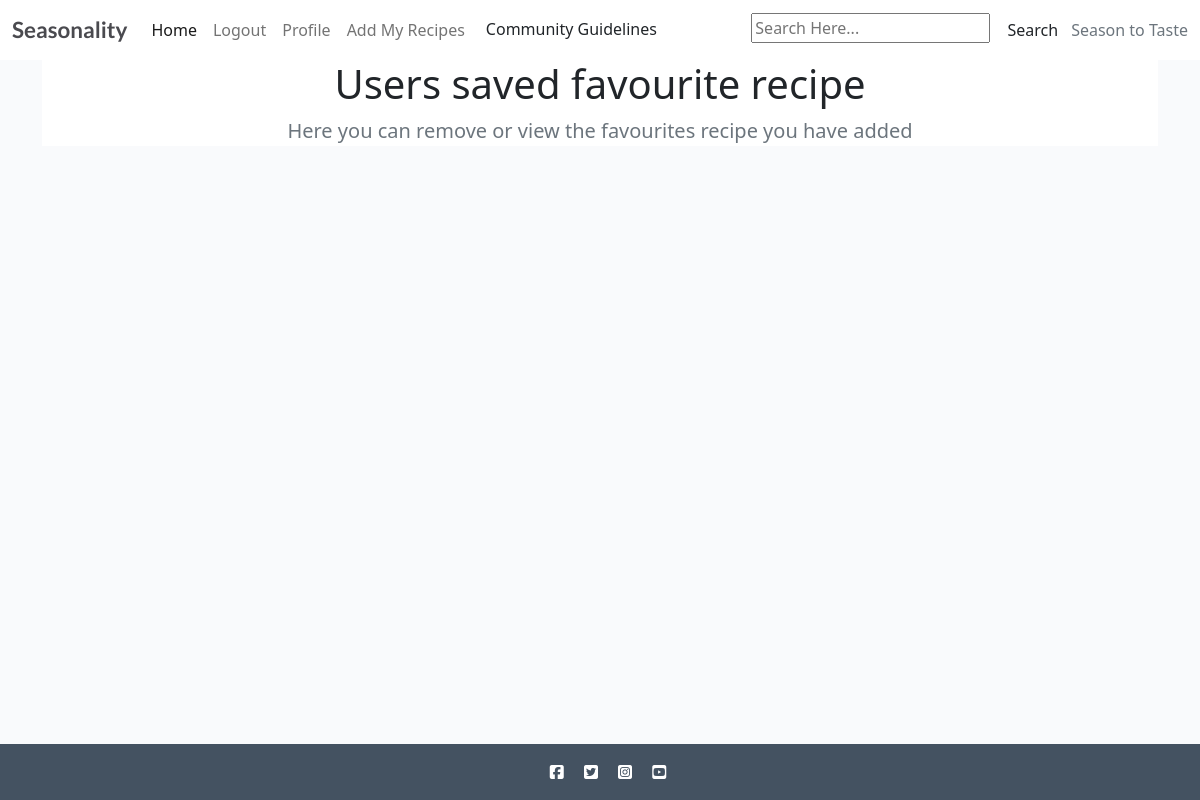
/profile/profile/favourites/ (signed in), run on an earlier commit of the app's database.
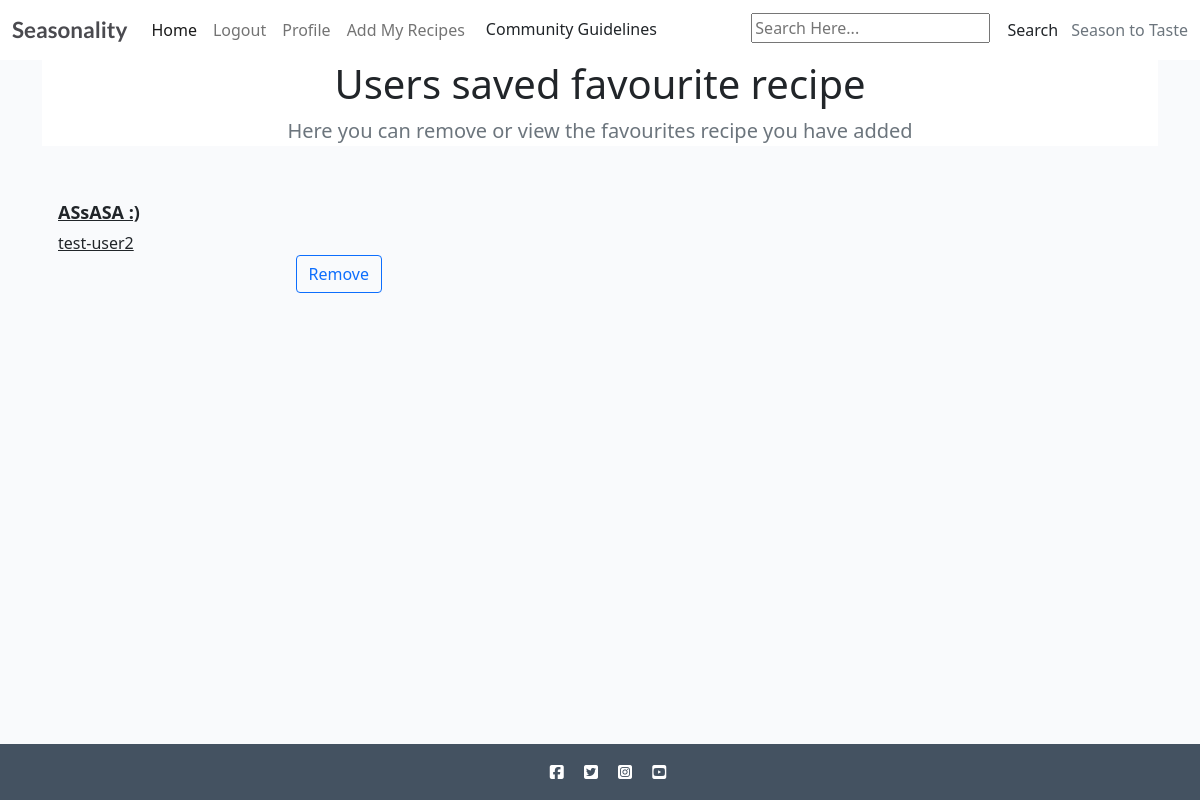
And on a later commit of the database.
### recipebook/models.py (models this page shows, shortened)
class Recipe(models.Model):
    class NewManager(models.Manager):
        def get_queryset(self):
            return super().get_queryset() .filter()
    title = models.CharField(max_length=200, unique=True)
    slug = models.SlugField(max_length=200, unique=True)
    author = models.ForeignKey(
        User, on_delete=models.CASCADE, related_name="recipes"
    )
    diet = models.ForeignKey(
        Diet, on_delete=models.CASCADE, default=True, null=False)
    season = models.ForeignKey(
        Season, on_delete=models.CASCADE, default=True, null=False)
    featured_image = CloudinaryField('image', default='placeholder')
    updated_on = models.DateTimeField(auto_now=True)
    content = models.TextField()
    created_on = models.DateTimeField(auto_now_add=True)
    status = models.IntegerField(choices=STATUS, default=0)
    ingredients = models.TextField(default='placeholder')
    calories = models.IntegerField(default=0)
    fat = models.IntegerField(default=0)
    protein = models.IntegerField(default=0)
    carbs = models.IntegerField(default=0)
    servs = models.IntegerField(default=0)
    favourites = models.ManyToManyField(
        User, related_name='favourite', default=None, blank=True)
    objects = models.Manager()
    newmanager = NewManager()
    class Meta:
        ordering = ["-created_on"]

### profiles/views.py (the view)
# urls.py: path('profile/favourites/', views.favourites, name='favourites'),
@login_required
def favourites(request):
    new = Recipe.newmanager.filter(favourites=request.user)
    return render(request, 'profiles/favourites.html', {'new': new})

### templates/profiles/favourites.html (shortened to what this page needs)
{% extends "../base/base.html" %}
{% block content %}
<div class="container">
    <section class="jumbotron text-center bg-white">
        <div class="container">
            <h1>Users saved favourite recipe</h1>
            <p class="lead text-muted">Here you can remove or view the favourites recipe you have added</p>
        </div>
    </section>
    <div>
        <div class="row">
            {% for recipe in new %}
            <div class="col-md-4">
                <a class="text-dark" href="{% url 'recipe_detail' recipe.slug  %}">
                    <div class="card mb-4 box-shadow">
                        <div class="card-body">
                            <h2 style="font-size:18px;font-weight:bold">{{recipe.title}}</h2>
                            <p class="card-text">{{recipe.author}}</p>
                            <div class="d-flex justify-content-between align-items-center">
                                <div id="favourite-section"><a href="{% url 'favourite_add' recipe.id %}"
                                        class="btn btn-outline-primary">Remove</a></div>
                            </div>
                        </div>
                    </div>
                </a>
            </div>
            {% endfor %}
        </div>
    </div>
</div>
{% endblock %}

What changed in the data, as far as the page shows it:
now on this page (row edited): Recipe: title "ASsASA :)", author "test-user2"
